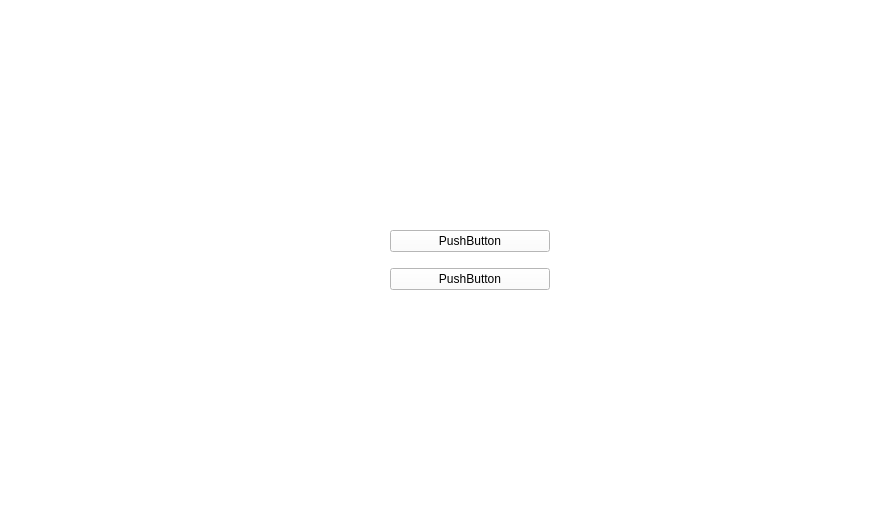
<?xml version="1.0" encoding="UTF-8"?>
<ui version="4.0">
 <class>ventana</class>
 <widget class="QWidget" name="ventana">
  <property name="geometry">
   <rect>
    <x>0</x>
    <y>0</y>
    <width>886</width>
    <height>512</height>
   </rect>
  </property>
  <property name="minimumSize">
   <size>
    <width>0</width>
    <height>0</height>
   </size>
  </property>
  <property name="windowTitle">
   <string>Form</string>
  </property>
  <property name="styleSheet">
   <string notr="true">background:#fff</string>
  </property>
  <widget class="QWidget" name="verticalLayoutWidget">
   <property name="geometry">
    <rect>
     <x>390</x>
     <y>220</y>
     <width>160</width>
     <height>80</height>
    </rect>
   </property>
   <layout class="QVBoxLayout" name="verticalLayout">
    <item>
     <layout class="QHBoxLayout" name="horizontalLayout">
      <item>
       <widget class="QPushButton" name="pushButton">
        <property name="text">
         <string>PushButton</string>
        </property>
       </widget>
      </item>
     </layout>
    </item>
    <item>
     <layout class="QVBoxLayout" name="verticalLayout_2">
      <item>
       <widget class="QPushButton" name="pushButton_2">
        <property name="text">
         <string>PushButton</string>
        </property>
       </widget>
      </item>
     </layout>
    </item>
   </layout>
  </widget>
 </widget>
 <resources/>
 <connections/>
</ui>
